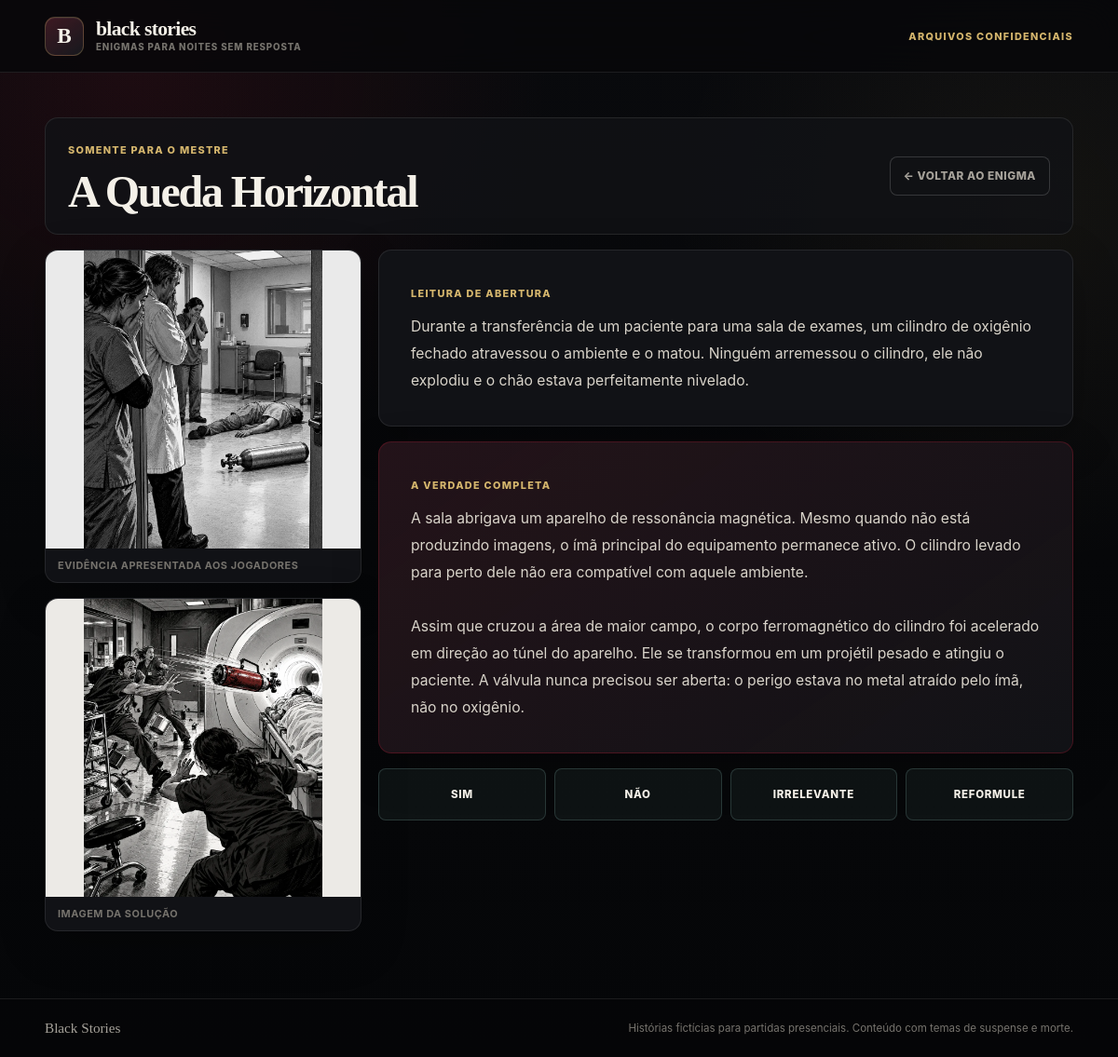
/historia/23/mestre/, run on the app's committed database.
### stories/models.py (models this page shows, shortened)
class Story(models.Model):
    title = models.CharField(max_length=200)
    description = models.TextField()
    image = models.ImageField(upload_to='stories/')
    answer = models.TextField()
    resolution_image = models.ImageField(upload_to='stories/', null=True, blank=True)
    created_at = models.DateTimeField(auto_now_add=True)
    class Meta:
        verbose_name = 'Story'
        verbose_name_plural = 'Stories'

### stories/views.py (the view)
def master_view(request, story_id):
    story = get_object_or_404(
        Story.objects.only(
            "id",
            "title",
            "description",
            "image",
            "answer",
            "resolution_image",
        ),
        id=story_id,
    )
    return render(
        request,
        "master.html",
        {"story": story},
    )

### templates/master.html (shortened to what this page needs)
{% extends "base.html" %}
{% block content %}
<section class="master-premium-page">
    <div class="master-premium-top">
        <div>
            <span class="master-premium-badge">
                somente para o mestre
            </span>
            <h1 class="master-premium-title">
                {{ story.title }}
            </h1>
        </div>
        <a
            href="{% url 'stories:detail' story.id %}"
            class="master-premium-back"
        >
            &larr; Voltar ao enigma
        </a>
    </div>
    <div class="master-premium-layout">
        <aside class="master-media-stack" aria-label="Imagens do caso">
            {% if story.image %}
                <figure class="master-premium-image-card">
                    <img
                        src="{{ story.image.url }}"
                        alt="{{ story.title }}"
                    >
                    <figcaption>Evidência apresentada aos jogadores</figcaption>
                </figure>
            {% endif %}
            {% if story.resolution_image %}
                <figure class="master-premium-image-card master-solution-image">
                    <img
                        src="{{ story.resolution_image.url }}"
                        alt="Solucao de {{ story.title }}"
                    >
                    <figcaption>Imagem da solução</figcaption>
                </figure>
            {% endif %}
        </aside>
        <div class="master-premium-content">
            <div class="master-premium-card">
                <span class="master-premium-label">
                    leitura de abertura
                </span>
                <p>
                    {{ story.description|linebreaksbr }}
                </p>
            </div>
            <div class="master-premium-card master-premium-answer">
                <span class="master-premium-label">
                    a verdade completa
                </span>
                <p>
                    {{ story.answer|linebreaksbr }}
                </p>
            </div>
            <div class="master-cue-board" aria-label="Respostas rápidas">
                <span>sim</span>
                <span>não</span>
                <span>irrelevante</span>
                <span>reformule</span>
            </div>
        </div>
    </div>
</section>
{% endblock %}

### static/css/premium.css (style rules this page uses)
:root { --bg: #07080a; --surface: #111216; --surface-raised: #17181d; --surface-soft: #1d1e23; --line: rgba(255, 255, 255, 0.09); --line-strong: rgba(255, 255, 255, 0.16); --text: #f4f0e8; --muted: #a6a29a; --dim: #76736d; --red: #c51d35; --red-glow: rgba(197, 29, 53, 0.2); --gold: #d5b66d; --gold-soft: rgba(213, 182, 109, 0.14); --teal: #8bbcb5; --radius-sm: 8px; --radius: 14px; --radius-lg: 24px; --shadow: 0 28px 80px rgba(0, 0, 0, 0.48); --serif: Georgia, "Times New Roman", serif; --sans: Inter, "Segoe UI", Arial, sans-serif; }
*, *::before, *::after { box-sizing: border-box; }
html { min-width: 320px; color-scheme: dark; scroll-behavior: smooth; background: var(--bg); }
body { min-height: 100vh; margin: 0; overflow-x: hidden; color: var(--text); font-family: var(--sans); background: radial-gradient(circle at 12% 6%, rgba(197, 29, 53, 0.11), transparent 28rem), radial-gradient(circle at 92% 20%, rgba(213, 182, 109, 0.055), transparent 24rem), linear-gradient(180deg, #090a0d 0%, var(--bg) 52%, #050608 100%); }
body::before { content: ""; position: fixed; inset: 0; z-index: -2; pointer-events: none; opacity: 0.18; }
body::after { content: ""; position: fixed; inset: 0; z-index: -1; pointer-events: none; background: linear-gradient(90deg, transparent 49.95%, rgba(255, 255, 255, 0.025) 50%, transparent 50.05%); background-size: 88px 100%; }
button, a { -webkit-tap-highlight-color: transparent; }
a { color: inherit; }
img { max-width: 100%; }
.brand-side, .brand-mark, .section-label, .case-number, .answer-label, .master-premium-badge, .master-premium-label, .panel-eyebrow { color: var(--gold); font-size: 0.68rem; font-weight: 800; letter-spacing: 0.12em; text-transform: uppercase; }
.case-library, .premium-detail, .story-form-page, .master-premium-page { width: min(1240px, 100%); margin: 0 auto; }
.detail-actions, .master-premium-top { display: flex; align-items: center; justify-content: space-between; gap: 16px; margin-bottom: 16px; }
.back-button, .master-link, .master-premium-back, .ghost-btn { display: inline-flex; align-items: center; justify-content: center; gap: 8px; min-height: 42px; padding: 0 14px; border: 1px solid var(--line-strong); border-radius: var(--radius-sm); color: var(--muted); background: rgba(17, 18, 22, 0.72); cursor: pointer; text-decoration: none; font-size: 0.74rem; font-weight: 780; letter-spacing: 0.045em; text-transform: uppercase; transition: color 160ms ease, border-color 160ms ease, background 160ms ease; }
.story-title, .master-premium-title, .form-hero h1 { margin: 13px 0 0; font-family: var(--serif); font-size: clamp(2.65rem, 5.5vw, 5rem); font-weight: 600; letter-spacing: -0.045em; line-height: 0.98; }
.master-premium-top { padding: 22px 24px; border: 1px solid var(--line); border-radius: var(--radius); background: rgba(17, 18, 22, 0.84); }
.master-premium-title { font-size: clamp(2rem, 4vw, 3.5rem); }
.master-premium-layout { display: grid; grid-template-columns: 340px minmax(0, 1fr); gap: 18px; }
.master-media-stack, .master-premium-content { display: grid; align-content: start; gap: 16px; }
.master-premium-image-card, .master-premium-card { margin: 0; overflow: hidden; border: 1px solid var(--line); border-radius: var(--radius); background: var(--surface); box-shadow: 0 16px 50px rgba(0, 0, 0, 0.24); }
.master-premium-image-card img { display: block; width: 100%; max-height: 320px; object-fit: contain; filter: grayscale(100%); background: #eceae5; }
.master-solution-image img { filter: grayscale(15%); }
.master-premium-image-card figcaption { padding: 11px 13px; color: var(--dim); font-size: 0.68rem; font-weight: 750; letter-spacing: 0.05em; text-transform: uppercase; }
.master-premium-card { padding: clamp(22px, 3vw, 34px); }
.master-premium-card p { margin: 13px 0 0; color: #d9d4ca; font-size: 0.98rem; line-height: 1.85; }
.master-premium-answer { border-color: rgba(197, 29, 53, 0.27); background: linear-gradient(145deg, rgba(197, 29, 53, 0.1), transparent), var(--surface); }
.master-cue-board { display: grid; grid-template-columns: repeat(4, minmax(0, 1fr)); gap: 9px; }
.master-cue-board span { display: grid; min-height: 56px; place-items: center; border: 1px solid rgba(139, 188, 181, 0.22); border-radius: var(--radius-sm); color: var(--text); background: rgba(139, 188, 181, 0.065); font-size: 0.72rem; font-weight: 850; letter-spacing: 0.06em; text-transform: uppercase; }

### data on the page
Story: title "A Queda Horizontal", image (picture), resolution_image (picture), description "Durante a transferência de um paciente para uma sala de exames, um cilindro de oxigênio fechado atravessou o ambiente e o matou. Ninguém arremessou o cilindro, ele não explodiu e o chão estava perfeitamente nivelado.", answer "A sala abrigava um aparelho de ressonância magnética. Mesmo quando não está produzindo imagens, o ímã principal do equipamento permanece ativo. O cilindro levado para perto dele não era compatível com aquele ambiente. Assim que cruzou a área de maior campo, o corpo ferromagnético do cilindro foi acelerado em direção ao túnel do aparelho. Ele se transformou em um projétil pesado e atingiu o paciente. A válvula nunca precisou ser aberta: o perigo estava no metal atraído pelo ímã, não no oxigênio."
